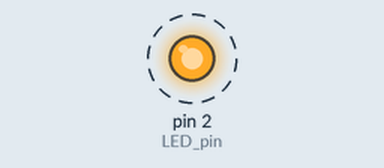
This sketch was run on a simulated Arduino Uno, built with avr-gcc and run on an emulated ATmega328P. Parts: output pins drawn as LEDs (lit = HIGH). Dashed ring = blinking.

Above: at 0.2 s.
Timing chart, 0 to 3.0 s (numbered marks = the images above):
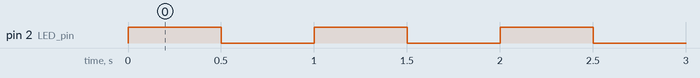

The sketch:

ornek20_timer_compare.ino
```cpp
// 0,5sn de bir interrupt oluşması için OCR1A=(0,5*16000000)/256=31250 olmalı

#define LED_pin 2             // LEDi 2. pine bagla
bool durum=false;
//**************************************************************************
void setup()
{
  pinMode(LED_pin, OUTPUT);   // led pinleri cikis yap
  cli();                      // tüm interruptları durdur

  TCCR1A=0;
  TCCR1B=0;
  TCNT1  = 0;                 // timer1 sayıcısını sıfırla
  TCCR1B |= B00000100;        // prescaler degeri 256 ayarla
  TIMSK1 |= B00000010;        // compare 1A interruptını enable et
  OCR1A= 31250;

  sei();                      //Tüm interruptları çalıştır.
}
//**************************************************************************
void loop()
{
  delay(300);                 // buton arkının sönmesini bekle
}
//**************************************************************************
ISR(TIMER1_COMPA_vect)        // timer compare kesme alt rutini
{
  TCNT1  = 0;
  durum=!durum;
  digitalWrite(LED_pin, durum);
}
```

Measured:
- by itself, pin 2 (LED_pin): alternates HIGH for 0.50 s and LOW for 0.50 s
